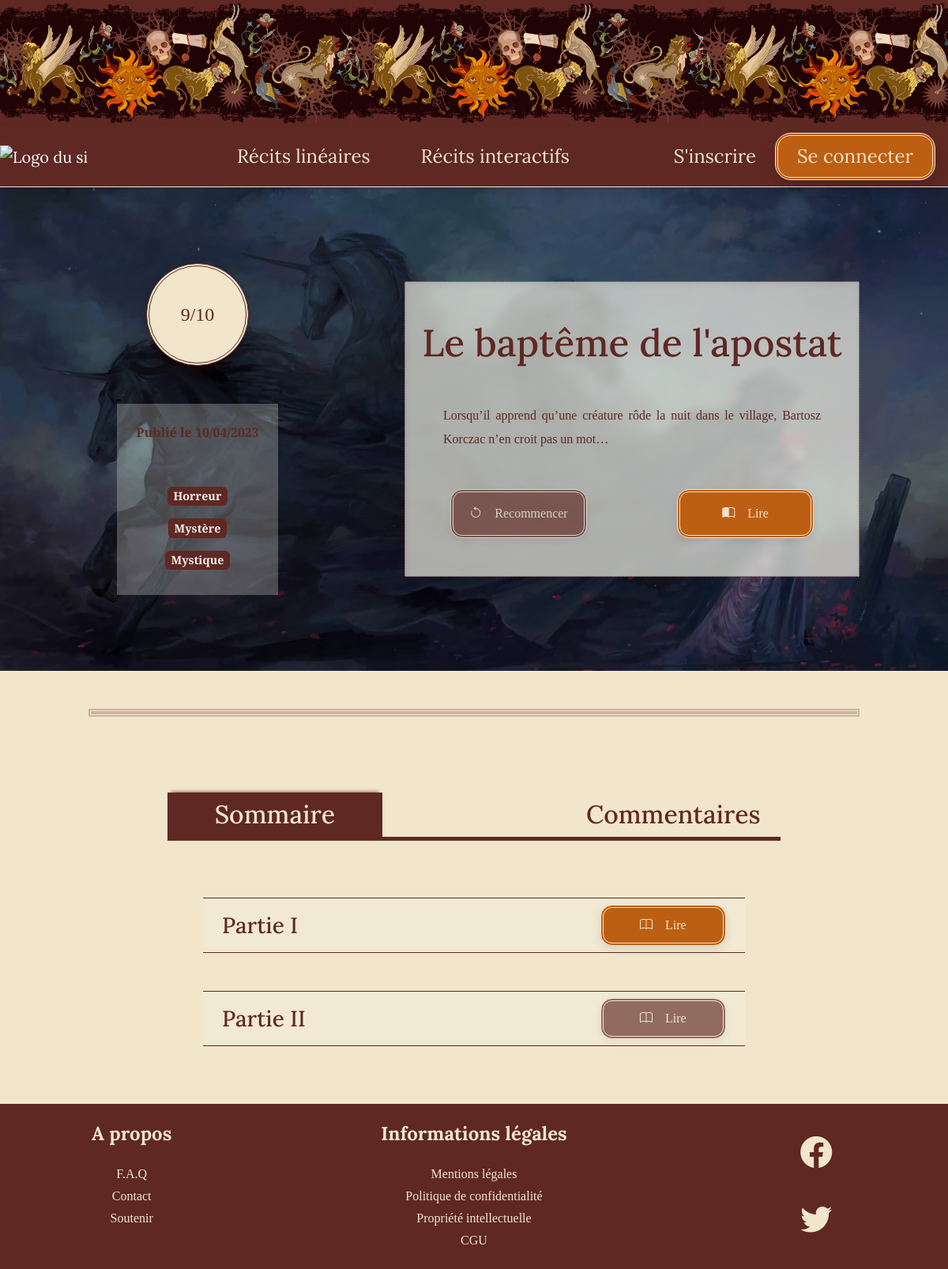
The page /controllers/summary_controller.php?story=1 on the database its author committed.
### tables this page shows
CREATE TABLE `stories`(
   `id_stories` INT AUTO_INCREMENT,
   `title` VARCHAR(150) NOT NULL,
   `author` VARCHAR(70) NOT NULL DEFAULT 'Xénophée',
   `type` TINYINT NOT NULL,
   `synopsis` VARCHAR(1500) NOT NULL,
   `registered_at` DATETIME NOT NULL DEFAULT CURRENT_TIMESTAMP,
   `published_at` DATETIME,
   `updated_at` DATETIME,
   `deleted_at` DATETIME,
   PRIMARY KEY(`id_stories`)
);

CREATE TABLE `chapters`(
   `id_chapters` INT AUTO_INCREMENT,
   `title` VARCHAR(150)  NOT NULL,
   `index` TINYINT NOT NULL,
   `summary` TEXT,
   `registered_at` DATETIME NOT NULL DEFAULT CURRENT_TIMESTAMP,
   `published_at` DATETIME,
   `updated_at` DATETIME,
   `deleted_at` DATETIME,
   `id_stories` INT NOT NULL,
   PRIMARY KEY(`id_chapters`),
   CONSTRAINT `fk_chapters` FOREIGN KEY(`id_stories`) REFERENCES `stories`(`id_stories`) ON DELETE CASCADE
);

### controllers/summary_controller.php (called while the page is built, shortened)
<?php
require_once(__DIR__ . '/../models/Story.php');
require_once(__DIR__ . '/../models/Chapter.php');
require_once(__DIR__ . '/../models/Section.php');
require_once(__DIR__ . '/../models/Comment.php');
try {
    if (isset($_COOKIE['userSession'])) {
        $user = unserialize($_COOKIE['userSession']);
    } else if (isset($_SESSION['user'])) {
        $user = $_SESSION['user'];
    } else {
        $user = null;
    }
    $id = intval(filter_input(INPUT_GET, 'story', FILTER_SANITIZE_NUMBER_INT));
    $story = Story::get($id);
    $date = (!is_null($story->published_at)) ? 'Publié le ' . date('d/m/Y', strtotime($story->published_at)) : 'Enregistré le ' . date('d/m/Y', strtotime($story->registered_at));
    $chapters = Chapter::getAll($id);
    if (!empty($chapters)) {
        $firstChapter = $chapters[0];
        if (!is_null($firstChapter)) {
            $firstSection = Section::getFirstSection($firstChapter->id_chapters);
        }
    }
    $note = (is_null($story->note)) ? '-' : ceil($story->note);
    if (isset($user)) {
        $save = Save::get($user->id_users, $id);
    } else {
        $save = false;
    }
} catch (\Throwable $th) {
    include_once(__DIR__ . '/../views/templates/header.php');
    include_once(__DIR__ . '/../views/error.php');
    include_once(__DIR__ . '/../views/templates/footer.php');
    die;
}
include_once(__DIR__ . '/../views/templates/header.php');
include(__DIR__ . '/../views/stories/summary.php');
include_once(__DIR__ . '/../views/templates/footer.php');

### models/Story.php (called while the page is built, shortened)
<?php
class Story
{
    public static function get(int $id): object|bool
    {
        $pdo = Database::getInstance();
        $sql = 'SELECT `stories`.*, AVG(`note`) AS `note`, GROUP_CONCAT(DISTINCT `categories`.`id_categories` SEPARATOR \', \') AS `id_categories`, GROUP_CONCAT(DISTINCT `categories`.`name` SEPARATOR \', \') AS `categories` FROM `stories`
        LEFT JOIN `stories_categories` ON `stories`.`id_stories` = `stories_categories`.`id_stories`
        LEFT JOIN `categories` ON `stories_categories`.`id_categories` = `categories`.`id_categories`
        LEFT JOIN `notes` ON `notes`.`id_stories` = `stories`.`id_stories`
        WHERE `stories`.`id_stories` = :id;';
        $sth = $pdo->prepare($sql);
        $sth->bindValue(':id', $id, PDO::PARAM_INT);
        if ($sth->execute()) {
            return ($sth->fetch());
        }
    }
}

### models/Section.php (called while the page is built, shortened)
<?php
class Section
{
    public static function getFirstSection(int $id):object
    {
        $pdo = Database::getInstance();
        $sql = 'SELECT `sections`.`id_sections`
        FROM `sections`
        JOIN `chapters_sections` ON `chapters_sections`.`id_sections` = `sections`.`id_sections`
        WHERE `id_chapters` = :id
        ORDER BY `sections`.`id_sections` ASC';
        $sth = $pdo->prepare($sql);
        $sth->bindValue(':id', $id, PDO::PARAM_INT);
        if ($sth->execute()) {
            return ($sth->fetch());
        }
    }
}

### models/Chapter.php (called while the page is built, shortened)
<?php
class Chapter
{
    public static function getAll(int $id): array
    {
        $pdo = Database::getInstance();
        $sql = 'SELECT `chapters`.*
        FROM `chapters`
        WHERE `chapters`.`id_stories` = :id
        ORDER BY `chapters`.`index`;';
        $sth = $pdo->prepare($sql);
        $sth->bindValue(':id', $id, PDO::PARAM_INT);
        if ($sth->execute()) {
            return ($sth->fetchAll());
        } else {
            return [];
        }
    }
    public static function countSections(int $idStory, int $idChapter): object
    {
        $pdo = Database::getInstance();
        $sql = 'SELECT COUNT(`chapters_sections`.`id_sections`) AS `sections_number`
        FROM `chapters`
        JOIN `chapters_sections` ON `chapters`.`id_chapters` = `chapters_sections`.`id_chapters`
        WHERE `chapters`.`id_stories` = :id_stories AND `chapters`.`id_chapters` = :id_chapters
        GROUP BY `chapters`.`id_chapters`;';
        $sth = $pdo->prepare($sql);
        $sth->bindValue(':id_stories', $idStory, PDO::PARAM_INT);
        $sth->bindValue(':id_chapters', $idChapter, PDO::PARAM_INT);
        if ($sth->execute()) {
            return ($sth->fetch());
        }
    }
}

### views/stories/summary.php (the view, shortened to what this page needs)
<main>
    <div class="container-fluid">
        <section id="informations" class="d-flex justify-content-center" style="background-image: url('../public/uploads/stories/<?= $id ?>.jpg')">
            <div class="row justify-content-evenly w-100 py-5">
                <div class="col-12 col-lg-10 col-xl-3 d-flex flex-column justify-content-center align-items-center coverSection order-2 order-lg-1 py-5 px-5">
                    <div class="d-flex justify-content-center coverCard mb-5">
                        <div class="d-flex justify-content-center align-items-center note" data-bs-toggle="modal" data-bs-target="#addNote"><?= $note ?>/10</div>
                    </div>
                    <div class="littleInfo px-4">
                        <div class="ref text-center py-4 mb-4"><span><?= $date ?></span></div>
                        <div class="d-flex justify-content-center flex-wrap pb-4">
                            <?php
                            $categories = explode(',', $story->categories);
                            foreach ($categories as $category) { ?>
                                <span class="badge categoryInfo my-2 mx-2"><?= $category ?></span> <?php } ?>
                        </div>
                    </div>
                </div>
                <div class="col-12 col-lg-10 col-xl-6 d-flex flex-column justify-content-around order-1 order-lg-2 my-5">
                    <div class="infoDiv align-items-center py-5">
                        <div class="text-center mt-5 mt-xl-0 mb-5">
                            <h1><?= $story->title ?></h1>
                        </div>
                        <div class="mx-3 mx-lg-5">
                            <p><?= $story->synopsis ?></p>
                        </div>
                        <div class="d-flex flex-column flex-md-row justify-content-around align-items-center mt-4 mt-xl-5">
                            <?php if (!$save && isset($firstChapter)) { ?>
                                <a href="" class="btn disabled" id="restart"><i class="bi bi-arrow-counterclockwise me-3"></i>Recommencer</a>
                                <a href="../../controllers/section_controller.php?section=<?= $firstSection->id_sections ?>" class="btn mt-4 mt-md-0" id="read"><i class="bi bi-book-half me-3"></i>Lire</a>
                            <?php } else if ($save) { ?>
                                <a href="../../controllers/delete_user_controller.php?id=<?= $save->id_stories ?>&delete=4" class="btn" id="restart"><i class="bi bi-arrow-counterclockwise me-3"></i>Recommencer</a>
                                <a href="../../controllers/section_controller.php?section=<?= $save->id_sections ?>" class="btn mt-4 mt-md-0" id="read"><i class="bi bi-book-half me-3"></i>Continuer</a>
                            <?php } else { ?>
                                <p><span>Il n'y a rien à lire pour le moment</span></p>
                            <?php } ?>
                        </div>
                    </div>
                </div>
            </div>
        </section>
        <div class="row justify-content-center">
            <div class="col-10">
                <hr class="my-5">
            </div>
        </div>
        <section class="mb-5">
            <div class="row justify-content-center">
                <div class="col-12 col-lg-11 col-xl-8">
                    <div class="d-flex flex-column flex-md-row justify-content-between summaryNav my-md-5">
                        <h2 class="text-center navStory d-flex justify-content-center align-items-center active">
                            Sommaire</h2>
                        <h2 class="text-center navStory d-flex justify-content-center align-items-center">
                            Commentaires</h2>
                    </div>
                </div>
            </div>
            <div class="row" id="summary">
                <div class="col d-flex flex-column justify-content-center">
                    <?php foreach ($chapters as $chapter) { ?>
                        <article>
                            <div class="row justify-content-center my-4">
                                <div class="col-12 col-md-11 col-lg-10 col-xl-7 progressionSection d-flex flex-column flex-md-row justify-content-between align-items-center py-2 px-4">
                                    <h3><?= $chapter->title ?></h3>
                                    <?php $countSections = Chapter::countSections($id, $chapter->id_chapters);
                                    if (!$save) {
                                        $isDisabled = ($chapter->id_chapters > $chapters[0]->id_chapters) ? 'disabled' : '';
                                    } else {
                                        $isDisabled = ($chapter->id_chapters > $save->id_chapters) ? 'disabled' : '';
                                    }
                                    if ($countSections->sections_number > 1) { ?>
                                        <a href="../../controllers/chapter_controller.php?chapter=<?= $chapter->id_chapters ?>&story=<?= $id ?>" class="btn btnReading <?= $isDisabled ?> mt-3 mt-md-0"><i class="bi bi-book me-3"></i>Lire</a>
                                    <?php } else {
                                        $firstSection = Section::getFirstSection($chapter->id_chapters); ?>
                                        <a href="../../controllers/section_controller.php?section=<?= $firstSection->id_sections ?>" class="btn btnReading <?= $isDisabled ?> mt-3 mt-md-0"><i class="bi bi-book me-3"></i>Lire</a>
                                    <?php } ?>
                                </div>
                            </div>
                        </article> <?php } ?>
                </div>
            </div>
        </section>
    </div>
</main>

### rows shown on the page
stories: published_at "Publié le 10/04/2023", title "Le baptême de l'apostat", synopsis "Lorsqu’il apprend qu’une créature rôde la nuit dans le village, Bartosz Korczac n’en croit pas un mot…"
chapters: title "Partie I"
chapters: title "Partie II"

### other values the page prints
$note "9"
$category "Horreur"
$category "Mystère"
$category "Mystique"
